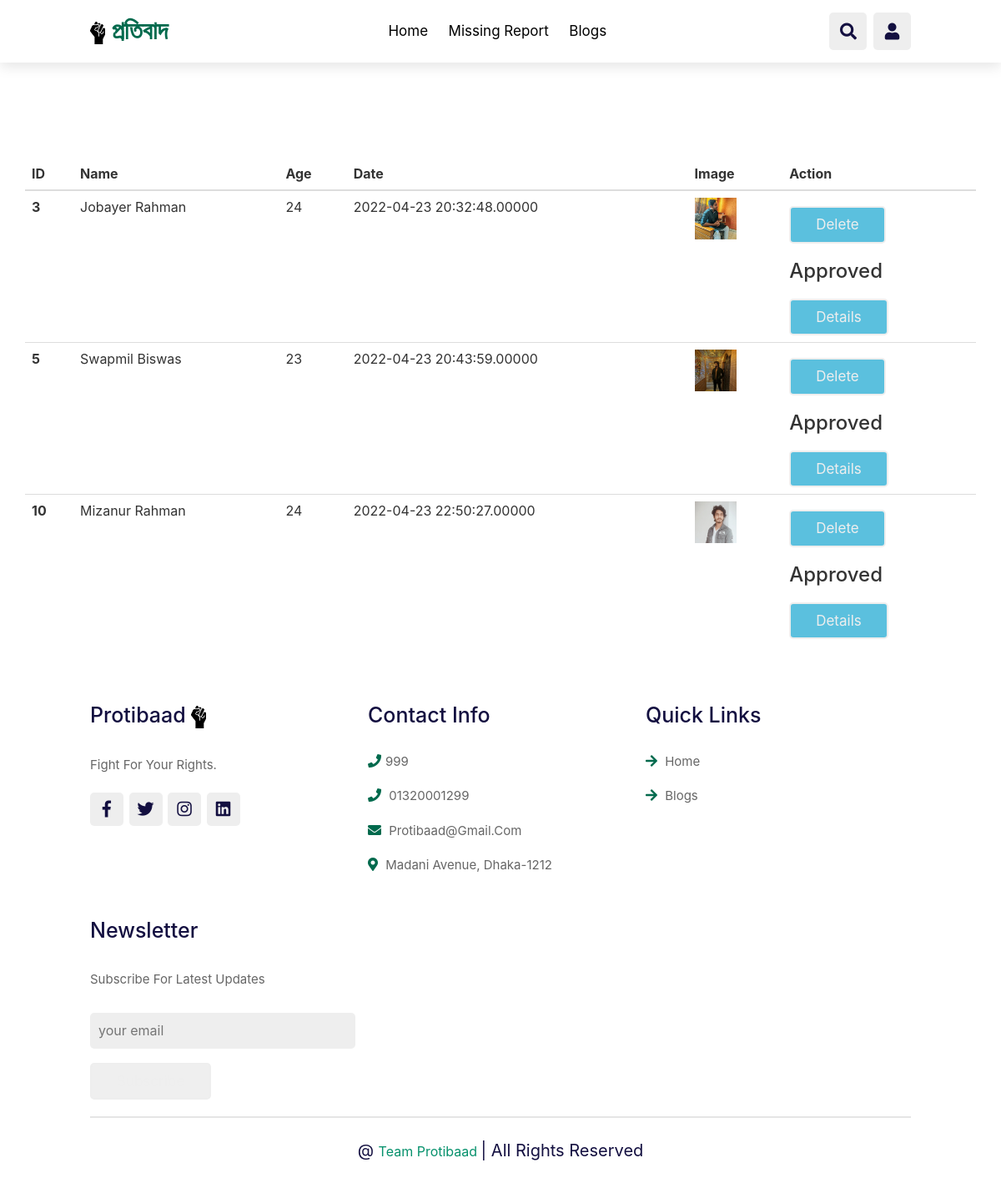
Page /missing_list.php on the committed database.
### tables this page shows
CREATE TABLE `missings` (
  `id` int(20) NOT NULL,
  `name` varchar(255) NOT NULL,
  `age` varchar(255) NOT NULL,
  `description` text NOT NULL,
  `image` varchar(255) DEFAULT NULL,
  `concern_contact` varchar(255) NOT NULL,
  `approve_status` int(20) NOT NULL DEFAULT 0,
  `posted_by` int(20) NOT NULL,
  `posted_at` datetime(5) NOT NULL
);

### missing_list.php (the view, shortened to what this page needs)
<?php include 'includes/connection.php';?>
<?php
$sql = "SELECT * FROM missings";
$result = mysqli_query($conn, $sql);
?>
<?php include('includes/user_header.php') ?>
<?php include('includes/user_navbar.php') ?>
<div class="container">
    <div class="login-card user-panel-card margin-top" style="justify-content: center";>
        <h1 class="heading"> <span>All Missing Reports</span> </h1>
        <table class="table">
            <thead>
            <tr>
                <th scope="col">ID</th>
                <th scope="col">Name</th>
                <th scope="col">Age</th>
                <th scope="col">Date</th>
                <th scope="col">Image</th>
                <th scope="col">Action</th>
            </tr>
            </thead>
            <tbody>
            <?php while($row =  mysqli_fetch_array($result)) { ?>
                <tr>
                    <th scope="row"><?php echo $row['id']; ?></th>
                    <td><?php echo $row['name']; ?></td>
                    <td><?php echo $row['age']; ?></td>
                    <td><?php echo $row['posted_at']; ?></td>
                    <td>
                        <?php if($row['image']) { ?>
                            <img src="<?php echo $row['image']?> " height="50" width="50" alt="">
                        <?php } else { ?>
                            <img src="image/fev.png" alt="" height="50" width="50">
                        <?php } ?>
                    </td>
                    <td>
                        <a class="btn btn-info" href="missing_list.php?delete=<?php echo $row['id']; ?>">Delete</a>
                        <?php if($row['approve_status'] == '1') { ?>
                            <h3>Approved</h3>
                        <?php } else { ?>
                            <a class="btn btn-info" href="missing_list.php?approve=<?php echo $row['id']; ?>">Approve</a>
                        <?php } ?>
                        <a class="btn btn-info" href="missing_details.php?id=<?php echo $row['id']; ?>">Details</a>
                    </td>
                </tr>
            <?php } ?>
            </tbody>
        </table>
    </div>
</div>
<?php include('includes/user_footer.php') ?>
</body>
</html>

### css/welcome.css (style rules this page uses)
:root { --orange:#ff7800; --black:#130f40; --light-color:#666; --box-shadow:0 .5rem 1.5rem rgba(0,0,0,.1); --border:.2rem solid rgba(0,0,0,.1); --outline:.1rem solid rgba(0,0,0,.1); --outline-hover:.2rem solid var(--black); }
* { font-family: 'Poppins', sans-serif; margin:0; padding:0; box-sizing: border-box; outline: none; border:none; text-decoration: none; text-transform: capitalize; transition: all .2s linear; }
html { font-size: 62.5%; overflow-x: hidden; scroll-behavior: smooth; scroll-padding-top: 7rem; }
body { background:#eee; }
.heading { text-align: center; padding:1rem; padding-bottom: 3rem; font-size: 3.5rem; color:var(--black); }
.heading span { color:#fff; display: inline-block; padding:.1.5rem; }
.btn { margin-top: 1rem; display: inline-block; padding:.8rem 3rem; font-size: 1.7rem; border-radius: .5rem; border: .2rem solid #eee !important; color:#eee !important; cursor: pointer; }
.margin-top { margin-top: 100px; }

### poll/pollstyle.css (style rules this page uses)
* { box-sizing: border-box; font-family: -apple-system, BlinkMacSystemFont, "segoe ui", roboto, oxygen, ubuntu, cantarell, "fira sans", "droid sans", "helvetica neue", Arial, sans-serif; font-size: 16px; -webkit-font-smoothing: antialiased; -moz-osx-font-smoothing: grayscale; }
body { background-color: #FFFFFF; margin: 0; }

### rows in the picture
missings: id "3", name "Jobayer Rahman", age "24", posted_at "2022-04-23 20:32:48.00000", image (picture), approve_status "Approved"
missings: id "5", name "Swapmil Biswas", age "23", posted_at "2022-04-23 20:43:59.00000", image (picture), approve_status "Approved"
missings: id "10", name "Mizanur Rahman", age "24", posted_at "2022-04-23 22:50:27.00000", image (picture), approve_status "Approved"
